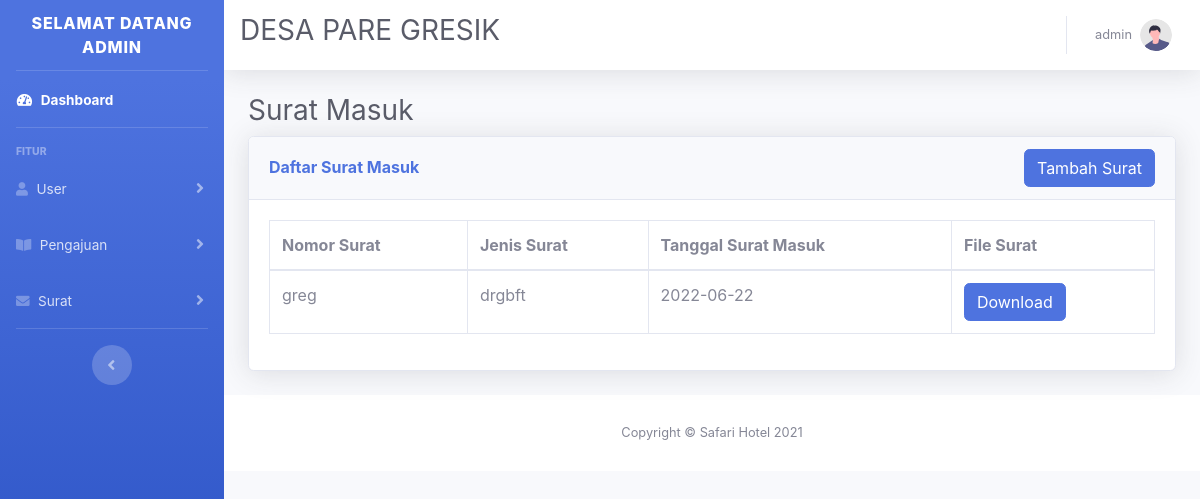
/admin/surat_masuk.php (signed in), run on an earlier commit of the app's database.
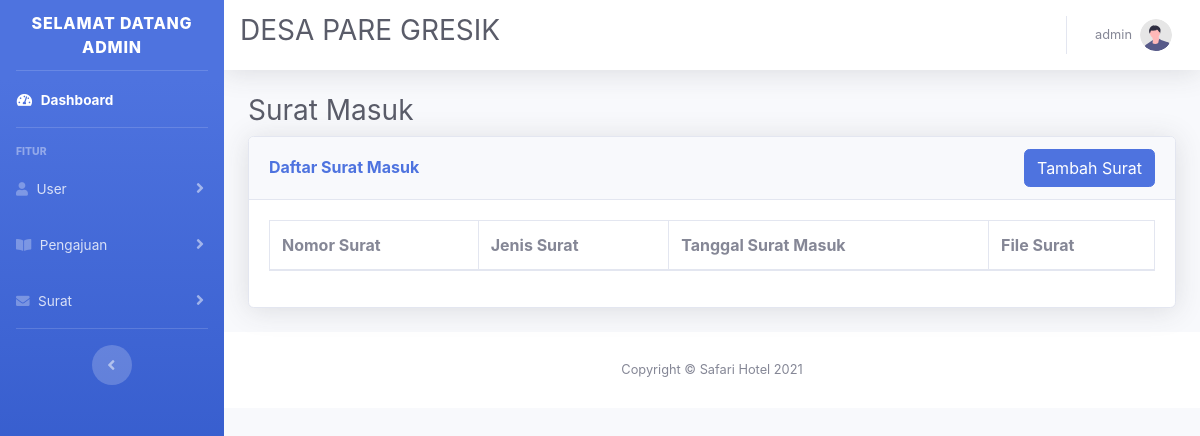
And on a later commit of the database.
### tables this page shows
CREATE TABLE `tb_surat_masuk` (
  `nomor_surat` varchar(50) NOT NULL,
  `nik` varchar(100) NOT NULL,
  `jenis_surat` varchar(100) DEFAULT NULL,
  `file_surat` varchar(255) NOT NULL,
  `tgl_surat_masuk` date DEFAULT NULL
);

### desain/navbar_admin.php (the view, shortened to what this page needs)
<div id="content-wrapper" class="d-flex flex-column">
    <div id="content">
        <nav class="navbar navbar-expand navbar-light bg-white topbar mb-4 static-top shadow">
            <h1 class="h3 mb-2 text-gray-800">DESA PARE GRESIK</h1>
            <ul class="navbar-nav ml-auto">
                <li class="nav-item dropdown no-arrow">
                    <a class="nav-link dropdown-toggle" href="#" id="userDropdown" role="button" data-toggle="dropdown" aria-haspopup="true" aria-expanded="false">
                        <span class="mr-2 d-none d-lg-inline text-gray-600 small"><?= $tb_user["nik"] ?></span>
                        <img class="img-profile rounded-circle" src="../img/undraw_profile.svg">
                    </a>
                </li>
            </ul>
        </nav>

### db/data_surat_masuk.php
<?php
include "../connect/koneksi.php";
$surat_masuk = mysqli_query($koneksi, "SELECT tb_surat_masuk.nomor_surat, tb_surat_masuk.jenis_surat, tb_surat_masuk.tgl_surat_masuk, tb_surat_masuk.file_surat FROM tb_surat_masuk");
while ($row = mysqli_fetch_assoc($surat_masuk)) : ?>
    <tr>
        <td><?= $row["nomor_surat"] ?></td>
        <td><?= $row["jenis_surat"] ?></td>
        <td><?= $row["tgl_surat_masuk"] ?></td>
        <td>
            <a href="../surat_masuk/<?= $row['file_surat'] ?>"><button type="button" class="btn btn-primary">Download</button></a>
        </td>
    </tr>
<?php
endwhile;
?>

What changed in the data, as far as the page shows it:
removed tb_surat_masuk: nomor_surat "greg", jenis_surat "drgbft", tgl_surat_masuk "2022-06-22"
